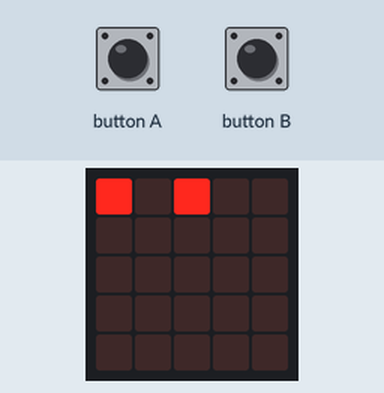
Simulated run of this program. Board: BBC micro:bit running MicroPython. Shown: the board's 5×5 LED display. The inputs (shaded band) are chosen by the test bench.

Above: at 1.2 s.
1.3 s: button A pressed for 0.15 s
At 1.36 s:
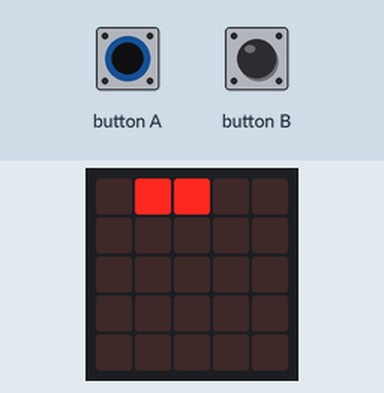
2.0 s: button B pressed for 0.15 s
3.6 s: button A pressed for 1 s
At 3.66 s:
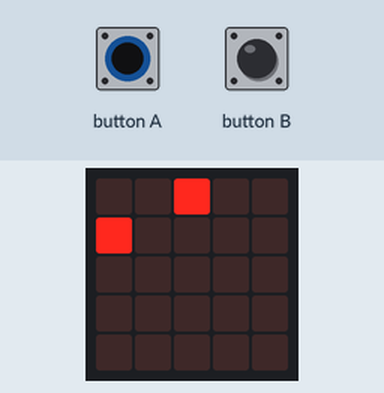
5.2 s: button B pressed for 1 s
7.7 s: button A pressed for 3.2 s
At 7.91 s:
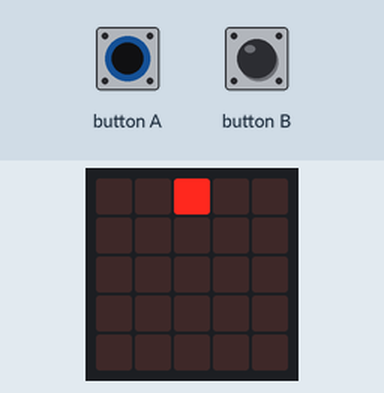

Measured:
- after the input at 1.3 s, the display: changes after 0.05 s (image 1)
- after the input at 3.6 s, the display: changes after 0.05 s (image 2)
- after the input at 7.7 s, the display: first changes after 0.05 s (image 3 shows a later state)

The program:

spin01.py
```python
from microbit import *
import random
import music

x0 = 2
y0 = 0

display.set_pixel(x0, y0, 9)

spin = False
x = 0
y = 0

xstep = 0
ystep = 0

while True:

    display.set_pixel(x, y, 9)

    if button_a.was_pressed():
        spin = True
    if button_b.was_pressed():
        spin = False

    if spin:
        if x==0 and y==0:
            xstep = 1
            ystep = 0
        elif x==4 and y==0:
            xstep = 0
            ystep = 1
        elif x==4 and y==4:
            xstep = -1
            ystep = 0
        elif x==0 and y==4:
            xstep = 0
            ystep = -1

        sleep(50)

        display.set_pixel(x, y, 0)
        display.set_pixel(x0, y0, 9)
        x = x + xstep
        y = y + ystep


    
```
